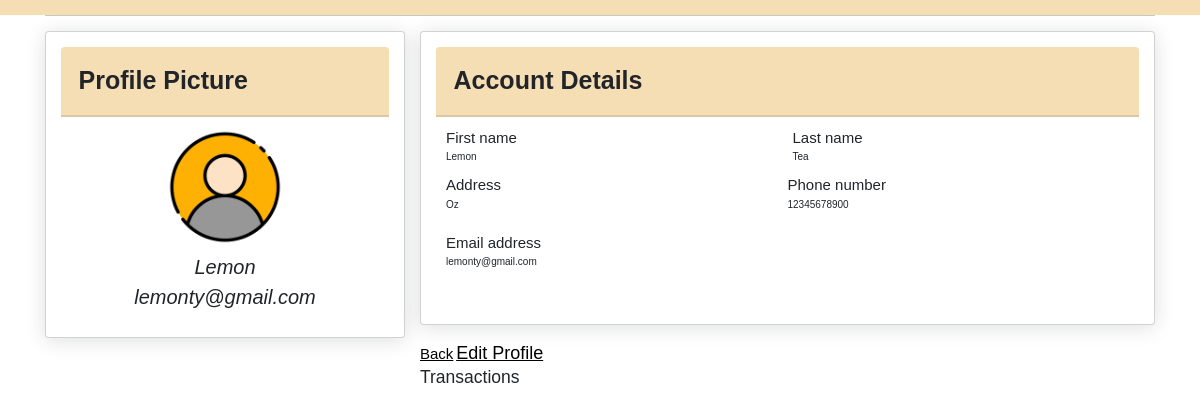
Page /profile (signed in) on the committed database.
### tables this page shows
CREATE TABLE "GUEST" (
	"guest_id"	INTEGER NOT NULL UNIQUE,
	"firstname"	TEXT NOT NULL,
	"lastname"	TEXT NOT NULL,
	"gender"	TEXT,
	"cel_num"	INTEGER NOT NULL,
	"address"	TEXT,
	"email"	TEXT NOT NULL UNIQUE,
	"password"	TEXT NOT NULL,
	PRIMARY KEY("guest_id" AUTOINCREMENT)
);

### app.py (the view)
@app.route('/profile', methods=["GET"])
def profile():
    if 'user_info' not in session:
        flash("You need to log in to view your profile.")
        return redirect(url_for('login'))
    user_email = session['user_info']['email']
    con = sqlite3.connect(currentdirectory + '\data.db')
    c = con.cursor()
    query = "SELECT firstname, lastname, gender, cel_num, address, email FROM GUEST WHERE email = ?"
    c.execute(query, (user_email,))
    updated_info = c.fetchone()
    con.close()
    if updated_info:
        session['user_info'] = {
            "firstname": updated_info[0],
            "lastname": updated_info[1],
            "gender": updated_info[2],
            "cel_num": updated_info[3],
            "address": updated_info[4],
            "email": updated_info[5],
        }
    return render_template("profile.html", user_info=session['user_info'])

### templates/profile.html (shortened to what this page needs)
<DOCTYPE>
    <html>
    <head>
        <link href="https://cdn.jsdelivr.net/npm/bootstrap@5.3.0/dist/css/bootstrap.min.css" rel="stylesheet">
        <link rel="stylesheet" href="/static/style.css">
    </head>
    <body>
        <div class="container-xl px-4 mt-4">
            <hr class="mt-0 mb-4">
            <div class="row">
                <div class="col-xl-4">
                    <div class="card mb-4 mb-xl-0">
                        <div class="card-header">Profile Picture</div>
                        <div class="card-body text-center">
                            <img class="img-account-profile rounded-circle mb-2" src="static/images/profile.png" alt="">
                            <div class=" font-italic"> {{ user_info.firstname }}</div>
                            <div class=" font-italic ">  {{ user_info.email }} </div>
                        </div>
                    </div>
                </div>
                <div class="col-xl-8">
                    <div class="card mb-4">
                        <div class="card-header">Account Details</div>
                        <div class="card-body">
                            <form>
                                <div class="row gx-3 mb-3">
                                    <div class="col-md-6">
                                        <label class="font" for="inputFirstName">First name</label>
                                        <p>{{user_info.firstname}}</p>
                                    </div>
                                    <div class="col-md-6">
                                        <label class="font" for="inputLastName">Last name</label>
                                        <p>{{user_info.lastname}}</p>
                                </div>
                                <div class="row gx-3 mb-3">
                                    <div class="col-md-6">
                                        <label class="font" for="inputLocation">Address</label>
                                        <p>{{user_info.address}}</p>
                                    </div>
                                    <div class="col-md-6">
                                        <label class="font" for="inputPhone">Phone number</label>
                                        <p>{{ user_info.cel_num }}</p>
                                    </div>
                                </div>
                                <div class="mb-3">
                                    <label class="font" for="inputEmailAddress">Email address</label>
                                    <p> {{ user_info.email }}</p>
                                </div>
                            </form>
                        </div>
                    </div>
                </div>
                <a style="color: black" class="back" href="{{ url_for('index') }}"> Back</a>
                <a style="color: black" class="save" href="{{ url_for('edit') }}"> Edit Profile</a>
                <h3>Transactions</h3>
            </div>
        </div>
    </body>
    </html>

### static/style.css (style rules this page uses)
* { margin: 0; padding:0; box-sizing: border-box; font-family: Verdana, Geneva, Tahoma, sans-serif; outline: none; border: none; text-transform: normal; transition:.2s linear; }
html { font-size: 62.5%; scroll-behavior: smooth; scroll-padding-top: 6rem; overflow-x:hidden; background-color: wheat; }
.img-account-profile { width: 12rem; height: 12rem; }
.rounded-circle { border-radius: 50% !important; }
.card { box-shadow: 0 0.25rem 2rem 0 rgb(33 40 50 / 15%); padding: 1.5rem; }
.card .card-header { font-weight: 700; font-size: 2.5rem; }
.card-header:first-child { border-radius: 0.35rem 0.35rem 0 0; }
.card-header { padding: 1.5rem 1.75rem; margin-bottom: 0; background-color: wheat;; border-bottom: 2px solid rgba(33, 40, 50, 0.125); }
.save { text-align: right; font-size: 1.8rem; }
.back { padding-top: 3rem; font-size: 1.5rem; }
.font-italic { font-size: 2rem; font-style: italic; }
.font { font-size: 1.5rem; font:senrif; }

### rows in the picture
GUEST: firstname "Lemon", email "lemonty@gmail.com", lastname "Tea", address "Oz", cel_num "12345678900"
